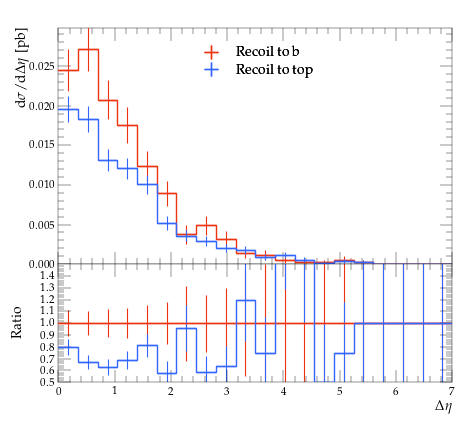

Write the Python code that produced this figure.
#! /usr/bin/env python

# This Python script was auto-generated using YODA v2.0.2.
# Analysis object: /MC_TTBAR/onelep_jetb_1_W_deta
# Timestamp: 07-08-2026 (11:29:31)

import matplotlib as mpl
import matplotlib.pyplot as plt
mpl.use('Agg') # comment out for interactive use
import os
import numpy as np

plotDir = os.path.split(os.path.realpath(__file__))[0]
if 'YODA_USER_PLOT_PATH' in globals():
    plot_outdir = globals()['YODA_USER_PLOT_PATH']
else:
    plot_outdir = plotDir

#plot style
plt.style.use(os.path.join(plotDir, '../default.mplstyle'))
# plot metadata
figW, figH = plt.rcParams['figure.figsize']
ax_xLabel = r'$\Delta \eta$'
ax_yLabel = r'$\mathrm{d}\sigma/\mathrm{d}\Delta \eta$ [pb]'
ax_title  = r''
ax_xScale = 'linear'
ax_yScale = 'linear'
xLims = (0.0, 7.0)
yLims = (0.0, 0.029835696000000002)

# TeX-friendly labels for the legend
labels = {
    'legend' : ([ r"Recoil to b", r"Recoil to top" ], r""),
}

# Adjust canvas width and height
canvasW = 10.0
canvasH = 9.0
figW *= canvasW/10.
figH *= canvasH/9.

# Create figure and axis objects
fig, (ax, ratio0_ax) = plt.subplots(2, 1, sharex=True,
                  figsize=(figW,figH), gridspec_kw={'height_ratios': (6.0, 3.0)})

# Set figure margins
plt.subplots_adjust(
    left   = 1.0 * plt.rcParams['figure.subplot.left'],
    right  = 1.0 * plt.rcParams['figure.subplot.right'],
    top    = 1.0 * plt.rcParams['figure.subplot.top'],
    bottom = 1.0 * plt.rcParams['figure.subplot.bottom'])

ratio0_ax.yaxis.set_major_locator(mpl.ticker.MultipleLocator(0.1))
ratio0_ax.set_ylim(0.5, 1.4999)
ratio0_ax.set_ylabel('Ratio')

# the numerical data is stored in a separate file
dataf = dict()
prefix = os.path.split(__file__)[0]
if prefix:    prefix = prefix + '/'
exec(open(prefix+'onelep_jetb_1_W_deta__data.py').read(), dataf)


legend_handles = dict() # keep track of handles for the legend

# style options for curves
# starts at zorder>=5 to draw curve on top of legend
styles = {
  'rec_b': {
    'color' : '#EE3311',
    'linestyle' : '-',
    'linewidth' : 1,
    'marker' : 'none',
    'markersize' : 2,
    'capsize' : 0.0,
    'zorder' : 5,
    'histstyle' : 1,
    'drawstyle' : 'steps-pre',
    'xerrorbars' : 1,
    'yerrorbars' : 1,
    'fillcolor' : None,
    'fillopacity' : 1.0,
    'ratio0_linestyle' : '-',
    'ratio0_linewidth' : 1,
    'ratio0_marker' : 'none',
    'ratio0_markersize' : 2,
    'ratio0_capsize' : 0.0,
    'ratio0_zorder' : 5,
    'ratio0_histstyle' : 1,
    'ratio0_drawstyle' : 'steps-pre',
    'ratio0_xerrorbars' : 1,
    'ratio0_yerrorbars' : 1,
  },
  'rec_t': {
    'color' : '#3366FF',
    'linestyle' : '-',
    'linewidth' : 1,
    'marker' : 'none',
    'markersize' : 2,
    'capsize' : 0.0,
    'zorder' : 6,
    'histstyle' : 1,
    'drawstyle' : 'steps-pre',
    'xerrorbars' : 1,
    'yerrorbars' : 1,
    'fillcolor' : None,
    'fillopacity' : 1.0,
    'ratio0_linestyle' : '-',
    'ratio0_linewidth' : 1,
    'ratio0_marker' : 'none',
    'ratio0_markersize' : 2,
    'ratio0_capsize' : 0.0,
    'ratio0_zorder' : 6,
    'ratio0_histstyle' : 1,
    'ratio0_drawstyle' : 'steps-pre',
    'ratio0_xerrorbars' : 1,
    'ratio0_yerrorbars' : 1,
  },
}

# curve from input yoda files in main panel
for label, yvals in dataf['yvals'].items():
    if all(np.isnan(v) for v in dataf['yvals'][label]):
        continue
    tmp = None
    if styles[label]['histstyle']: # draw as histogram
        xpos = dataf['xedges'][label] if styles[label]['drawstyle'] else dataf['xpoints'][label]
        ypos = np.insert(yvals, 0, yvals[0]) if styles[label]['drawstyle'] else yvals
        if styles[label]['fillcolor']: # fill area below curve
            ax.fill_between(xpos, ypos, step='pre',
                            color=styles[label]['fillcolor'],
                            alpha=styles[label]['fillopacity'])
        tmp, = ax.plot(xpos, ypos,
                       color=styles[label]['color'],
                       linestyle=styles[label]['linestyle'],
                       linewidth=styles[label]['linewidth'],
                       drawstyle=styles[label]['drawstyle'], solid_joinstyle='miter',
                       zorder=styles[label]['zorder'], label=label)
    tmp = ax.errorbar(dataf['xpoints'][label], yvals,
                      xerr=np.array(dataf['xerrs'][label])*styles[label]['xerrorbars'],
                      yerr=np.array(dataf['yerrs'][label])*styles[label]['yerrorbars'],
                      fmt=styles[label]['marker'], capsize=styles[label]['capsize'],
                      markersize=styles[label]['markersize'],
                      ecolor=styles[label]['color'],
                      color=styles[label]['color'], zorder=styles[label]['zorder'])
    tmp[-1][0].set_linestyle(styles[label]['linestyle'])
    tmp[-1][0].set_linewidth(styles[label]['linewidth'])
    if label in dataf['add_legend_handle']:  legend_handles[label] = tmp
    for varLabel in dataf['variation_yvals'].keys():
        if varLabel.startswith(label):
            tmp, = ax.plot(dataf['xedges'][label], dataf['variation_yvals'][varLabel],
                           color=styles[label]['color'],
                           linestyle=styles[label]['linestyle'],
                           linewidth=styles[label]['linewidth'],
                           drawstyle='steps-pre', solid_joinstyle='miter',
                           zorder=styles[label]['zorder'], alpha=0.5)


# plots on ratio panel
# curve from input yoda files in ratio panel
for label, yvals in dataf['ratio0_yvals'].items():
    if all(np.isnan(v) for v in yvals):
        continue
    if styles[label]['ratio0_histstyle']: # plot as histogram
        xpos = dataf['xedges']['rec_b'] if styles[label]['ratio0_drawstyle'] else dataf['xpoints']['rec_b']
        ypos = np.insert(yvals, 0, yvals[0]) if styles[label]['ratio0_drawstyle'] else yvals
        ratio0_ax.plot(xpos, ypos,
                       color=styles[label]['color'],
                       linewidth=styles[label]['linewidth'],
                       linestyle=styles[label]['ratio0_linestyle'],
                       drawstyle=styles[label]['ratio0_drawstyle'], zorder=styles[label]['zorder'],
                       solid_joinstyle='miter')
    tmp = ratio0_ax.errorbar(dataf['xpoints']['rec_b'], yvals,
                             xerr=np.array(dataf['ref_xerrs'])*styles[label]['ratio0_xerrorbars'],
                             yerr=np.array(dataf['ratio0_yerrs'][label])*styles[label]['ratio0_yerrorbars'],
                             fmt=styles[label]['ratio0_marker'], capsize=styles[label]['ratio0_capsize'],
                             markersize=styles[label]['ratio0_markersize'],
                             ecolor=styles[label]['color'],
                             color=styles[label]['color'])
    tmp[-1][0].set_linestyle(styles[label]['ratio0_linestyle'])
    tmp[-1][0].set_linewidth(styles[label]['ratio0_linewidth'])

    for varlabel in dataf['ratio0_variation_vals'].keys():
        if varlabel.startswith(label):
            ratio0_ax.plot(dataf['xedges']['rec_b'],
                            dataf['ratio0_variation_vals'][varlabel],
                            color=styles[label]['color'],
                            linestyle=styles[label]['linestyle'],
                            linewidth=styles[label]['linewidth'],
                            drawstyle='steps-pre', solid_joinstyle='miter',
                            zorder=1, alpha=0.5)

legend_items = list(legend_handles.values())
ax.add_artist(ax.legend(legend_items,
                        labels['legend'][0],
                        title=labels['legend'][1],
                        alignment='left',
                        loc='upper center',
                        bbox_to_anchor=(0.5, 0.97)))

# set plot metadata as defined above
ratio0_ax.set_xlabel(ax_xLabel)
ratio0_ax.xaxis.set_label_coords(1., -0.15)
ax.set_ylabel(ax_yLabel, ha='right', va='top')
ax.yaxis.set_label_coords(-0.11, 1.0)
ax.set_title(ax_title, loc='left')
ax.set_xscale(ax_xScale)
ax.set_yscale(ax_yScale)
ax.set_xlim(xLims)
ax.set_ylim(yLims)

# tick formatting
plt.rcParams['xtick.top'] = True
plt.rcParams['ytick.right'] = True
fig.align_ylabels((ax, ratio0_ax))
plt.savefig(os.path.join(plot_outdir, 'onelep_jetb_1_W_deta.pdf'), format='PDF')
plt.savefig(os.path.join(plot_outdir, 'onelep_jetb_1_W_deta.png'), format='PNG')

plt.close(fig)
